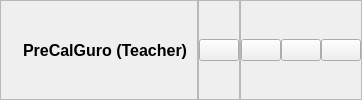
        <widget class="QWidget" name="headerContainer" native="true">
         <layout class="QHBoxLayout" name="horizontalLayout_15">
          <property name="spacing">
           <number>0</number>
          </property>
          <property name="leftMargin">
           <number>0</number>
          </property>
          <property name="topMargin">
           <number>0</number>
          </property>
          <property name="rightMargin">
           <number>0</number>
          </property>
          <property name="bottomMargin">
           <number>0</number>
          </property>
          <item>
           <widget class="QFrame" name="frame_159">
            <property name="frameShape">
             <enum>QFrame::StyledPanel</enum>
            </property>
            <property name="frameShadow">
             <enum>QFrame::Raised</enum>
            </property>
            <layout class="QHBoxLayout" name="horizontalLayout_17">
             <property name="spacing">
              <number>6</number>
             </property>
             <property name="leftMargin">
              <number>9</number>
             </property>
             <property name="topMargin">
              <number>9</number>
             </property>
             <property name="rightMargin">
              <number>9</number>
             </property>
             <property name="bottomMargin">
              <number>9</number>
             </property>
             <item>
              <widget class="QLabel" name="label_74">
               <property name="maximumSize">
                <size>
                 <width>30</width>
                 <height>30</height>
                </size>
               </property>
               <property name="text">
                <string/>
               </property>
               <property name="pixmap">
                <pixmap resource="res.qrc">:/images/logo.png</pixmap>
               </property>
               <property name="scaledContents">
                <bool>true</bool>
               </property>
              </widget>
             </item>
             <item>
              <widget class="QLabel" name="label_75">
               <property name="font">
                <font>
                 <family>MS Sans Serif</family>
                 <pointsize>12</pointsize>
                 <weight>75</weight>
                 <bold>true</bold>
                </font>
               </property>
               <property name="text">
                <string>PreCalGuro (Teacher)</string>
               </property>
              </widget>
             </item>
            </layout>
           </widget>
          </item>
          <item alignment="Qt::AlignHCenter">
           <widget class="QFrame" name="frame_160">
            <property name="frameShape">
             <enum>QFrame::StyledPanel</enum>
            </property>
            <property name="frameShadow">
             <enum>QFrame::Raised</enum>
            </property>
            <layout class="QHBoxLayout" name="horizontalLayout_20">
             <property name="spacing">
              <number>0</number>
             </property>
             <property name="leftMargin">
              <number>0</number>
             </property>
             <property name="topMargin">
              <number>0</number>
             </property>
             <property name="rightMargin">
              <number>0</number>
             </property>
             <property name="bottomMargin">
              <number>0</number>
             </property>
             <item>
              <widget class="QPushButton" name="profileMenu_pushButton">
               <property name="toolTip">
                <string>Profile</string>
               </property>
               <property name="styleSheet">
                <string notr="true">#profileMenu_pushButton:hover{
	background-color: rgb(145, 173, 179);
	border-radius: 5px
}
#profileMenu_pushButton:pressed{
	background-color: rgb(78, 93, 100);
}</string>
               </property>
               <property name="text">
                <string/>
               </property>
               <property name="icon">
                <iconset resource="res.qrc">
                 <normaloff>:/icons/icons/user.svg</normaloff>:/icons/icons/user.svg</iconset>
               </property>
               <property name="iconSize">
                <size>
                 <width>30</width>
                 <height>30</height>
                </size>
               </property>
              </widget>
             </item>
            </layout>
           </widget>
          </item>
          <item alignment="Qt::AlignRight">
           <widget class="QFrame" name="frame_161">
            <property name="frameShape">
             <enum>QFrame::StyledPanel</enum>
            </property>
            <property name="frameShadow">
             <enum>QFrame::Raised</enum>
            </property>
            <layout class="QHBoxLayout" name="horizontalLayout_21">
             <property name="spacing">
              <number>0</number>
             </property>
             <property name="leftMargin">
              <number>0</number>
             </property>
             <property name="topMargin">
              <number>0</number>
             </property>
             <property name="rightMargin">
              <number>0</number>
             </property>
             <property name="bottomMargin">
              <number>0</number>
             </property>
             <item>
              <widget class="QPushButton" name="minimizeBtn">
               <property name="toolTip">
                <string>Restore Window</string>
               </property>
               <property name="text">
                <string/>
               </property>
               <property name="icon">
                <iconset resource="res.qrc">
                 <normaloff>:/icons/icons/minus.svg</normaloff>:/icons/icons/minus.svg</iconset>
               </property>
              </widget>
             </item>
             <item>
              <widget class="QPushButton" name="restoreBtn">
               <property name="text">
                <string/>
               </property>
               <property name="icon">
                <iconset resource="res.qrc">
                 <normaloff>:/icons/icons/square.svg</normaloff>:/icons/icons/square.svg</iconset>
               </property>
              </widget>
             </item>
             <item>
              <widget class="QPushButton" name="closeBtn">
               <property name="toolTip">
                <string>Close Window</string>
               </property>
               <property name="styleSheet">
                <string notr="true"/>
               </property>
               <property name="text">
                <string/>
               </property>
               <property name="icon">
                <iconset resource="res.qrc">
                 <normaloff>:/icons/icons/x.svg</normaloff>:/icons/icons/x.svg</iconset>
               </property>
              </widget>
             </item>
            </layout>
           </widget>
          </item>
         </layout>
        </widget>
